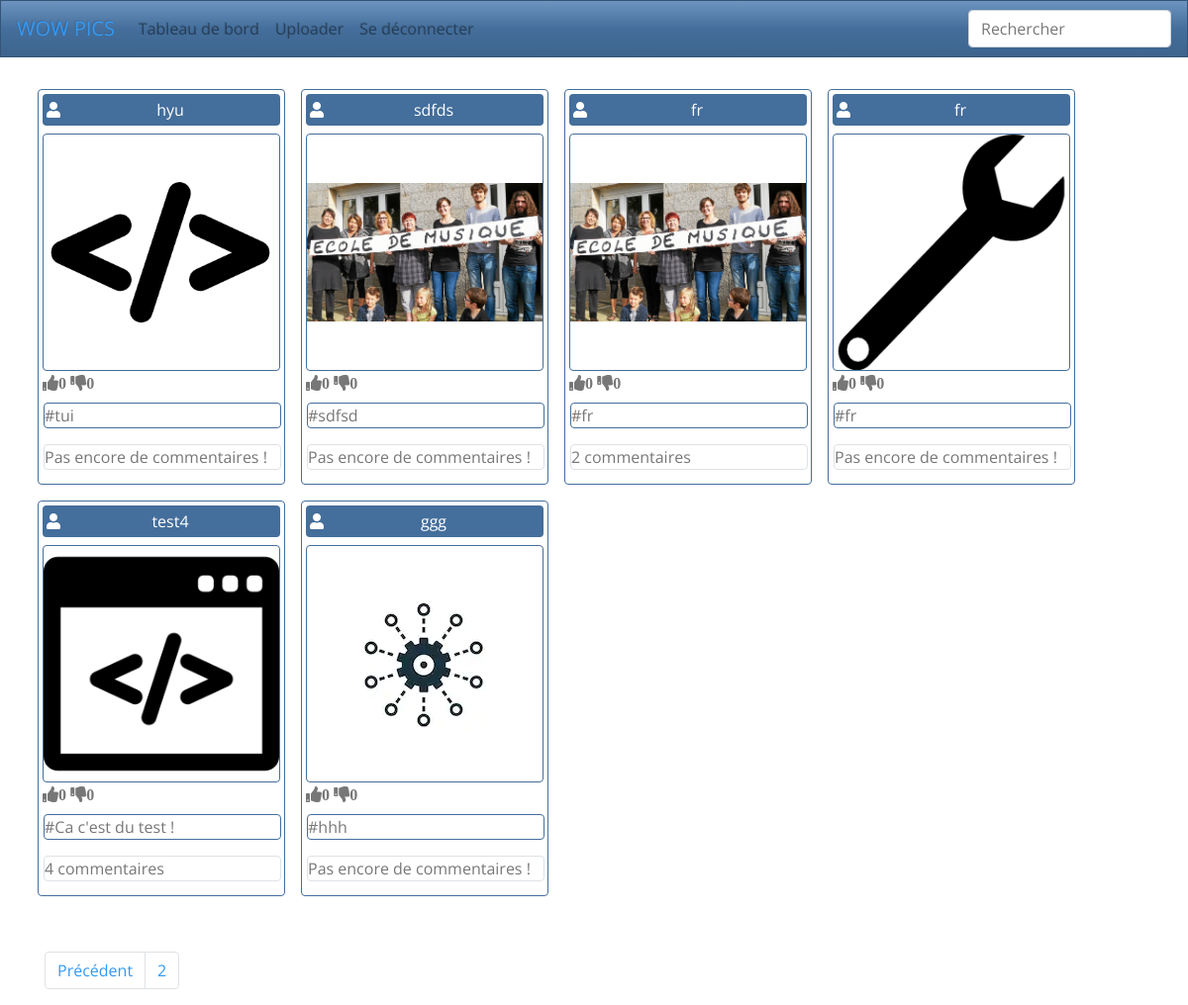
Screenshot of /v1.00/index.php?indexPage=2 (signed in) with the database file from the repository.
### tables this page shows
CREATE TABLE `picture` (
  `idPicture` int(11) NOT NULL,
  `fileName` varchar(255) NOT NULL,
  `status` varchar(30) NOT NULL DEFAULT 'private',
  `link` varchar(255) NOT NULL,
  `tags` text NOT NULL,
  `dateUpload` datetime NOT NULL DEFAULT CURRENT_TIMESTAMP,
  `idUser` int(11) NOT NULL,
  `urlAnonymous` text
);

### v1.00/Controller/ControllerAccueil.php (called while the page is built, shortened)
<?php
class ControllerAccueil
{
    public function renderAccueilInscrit($indexPage = 1)
    {
        if (isset($indexPage))
        {
           $indexPictures = $this->donnerIndexPageBdd($indexPage);
        }
        $accueil = new PictureManager();
        $picturesCount =$accueil->getCountPublicPictures();
        $nbPages = ceil(($picturesCount['pictureCount'])/8);
        $pictures = $accueil->getPublicPictures();
        if($indexPage < 2)
        {
            $pictures = array_slice($pictures, 0, 8);
        }
        else {
            $pictures = array_slice($pictures,$indexPictures,8);
        }
        $resultat = [];
        forEach($pictures as $picture)
        {
            $commentsImage = new CommentManager();
            $comment =$commentsImage->getCommentsCountByPicture($picture->getIdPicture());
            $userName = new UserManager();
            $user = $userName->getUser($picture->getIdUser());
            $votesImage = new VoteManager();
            $voteLike = $votesImage->getVotelike($picture->getIdPicture());
            $voteDislike = $votesImage->getVoteDislike($picture->getIdPicture());
            $resultat[] = array("picture" => $picture,"CommentCount" => $comment,"login" => $user->getLogin(),"VoteLike" => $voteLike,  "VoteDislike" => $voteDislike,"login" => $user->getLogin());
        }
        $vue = new View("Accueil");
        $vue->generer(array("nbPages" => $nbPages, "resultat" => $resultat, "indexPage" => $indexPage));
    }
    private function donnerIndexPageBdd($indexPage)
    {
        $index = 0;
        for ($i = 1; $i < $indexPage ; $i++)
        {
            $index +=8;
        }
        return $index;
    }
}

### v1.00/AutoLoader.php (called while the page is built, shortened)
<?php
 class AutoLoader
 {
    static function autoLoad($className)
    {
        $directories = array("controller", "model", "view", "model/Entity", "model/EntityManager", "Helpers");
        foreach($directories as $directory)
        {
            $file = $directory .'\\' . $className . '.php';
        }
    }
 }

### v1.00/Model/Modele.php (called while the page is built, shortened)
<?php
Abstract class Modele
{
  protected function executeReq($req, $params = null)
  {
   $bdd = Database::getInstance() -> getConnection();
    if($params == null)
    {
      $res = $bdd->query($req);
    }
    else
    {
      $res = $bdd->prepare($req);
      $res->execute($params);
    }
    return $res;
  }
  function hydrate(array $donnees){
    foreach ($donnees as $key => $value ){
        $method = 'set'.ucfirst($key);
    }
  }
}

### v1.00/Model/EntityManager/PictureManager.php (called while the page is built, shortened)
<?php
class PictureManager extends Modele
{
    public function getPublicPictures($limit = 0)
    {
        if($limit !== 0)
        {
            $req='SELECT * FROM picture WHERE status="public" ORDER BY dateUpload DESC LIMIT '. $limit;
        }
        else
        {
            $req='SELECT * FROM picture WHERE status="public" ORDER BY dateUpload DESC';
        }
        $res = $this->executeReq($req);
        $pictures = [];
        while($donnes =$res->fetch(PDO::FETCH_ASSOC))
        {
            $picture = new Picture();
            $picture->hydrate($donnes);
            $pictures[] = $picture;
        }
        return $pictures;
    }
    public function getCountPublicPictures()
    {
        $req = "SELECT COUNT(idPicture) as pictureCount FROM picture WHERE status='public'";
        $res = $this->executeReq($req);
        $res = $res->fetch(PDO::FETCH_ASSOC);
        return $res;
    }
}

### v1.00/Model/Entity/Picture.php (called while the page is built, shortened)
<?php
class Picture extends Modele {
    private $idPicture;
    private $idUser;
    public function getIdPicture()
    {
        return $this->idPicture;
    }
    public function setIdPicture($idPicture)
    {
        $this->idPicture = $idPicture;
        return $this;
    }
    public function setFilename($filename)
    {
        return $this;
    }
    public function setStatus($status)
    {
        return $this;
    }
    public function setLink($link)
    {
        return $this;
    }
    public function setTags($tags)
    {
        return $this;
    }
    public function setDateUpload($dateUpload)
    {
        return $this;
    }
    public function getIdUser()
    {
        return $this->idUser;
    }
    public function setIdUser($idUser)
    {
            $this->idUser = $idUser;
            return $this;
    }
     public function setUrlAnonymous($urlAnonymous)
     {
             return $this;
     }
}

### v1.00/Model/EntityManager/CommentManager.php (called while the page is built, shortened)
<?php
class CommentManager extends Modele
{
    public function getCommentsCountByPicture($idPicture)
    {
        $req = "SELECT COUNT(idComment) FROM comment WHERE idPicture = ? ";
        $res = $this->executeReq($req,array($idPicture));
        $res1 =$res->fetch(PDO::FETCH_ASSOC);
        return $res1;
    }
}

### v1.00/Model/EntityManager/UserManager.php (called while the page is built, shortened)
<?php
class UserManager extends Modele
{
    public function getUser($id)
    {
        $req='SELECT login, password, email FROM user WHERE idUser=?';
        $res = $this->executeReq($req,array($id));
        $res2 = $res->fetch(PDO::FETCH_ASSOC);
        if($res2 != FALSE)
        {
            $user = new User();
            $user->hydrate($res2);
            return $user;
        }
        else
        {
            return false;
        }
    }
}

### v1.00/Model/Entity/User.php (called while the page is built, shortened)
<?php
class User extends Modele {
private $login;
public function getLogin()
{
return $this->login;
}
public function setLogin($login)
{
        $this->login = $login;
        return true;
}
public function setPassword($password)
{
return $this;
}
public function setEmail($email)
{
return $this;
}
public function hydrate(array $donnees){
    foreach ($donnees as $key => $value ){
        $method = 'set'.ucfirst($key);
    }
}
}

### v1.00/View/Accueil.html.php (the view, shortened to what this page needs)
<head>
  <link rel="stylesheet" href="Css/bootstrap.min.css">
  <link rel="stylesheet" href="Css/style.css">
</head>
<body>
<main class="container mt-4">
<div class="row">
    <?php forEach($resultat as $picture)
    {
        ?>
            <div class="carte card border-primary p-1 m-2">
                <div class="d-flex align-items-center text-white bg-primary pl-1 rounded">
                    <i class="fas fa-user" data-toggle="tooltip" data-placement="top" title="<?php echo $picture['login'];?>"></i>
                    <p class="mx-auto my-auto pt-1 pb-1"><?php echo $picture['picture']->getFileName(); ?></p>
                </div>
                <div class="photo border border-primary rounded mt-2 ">
                    <a class="mx-auto my-auto" href="index.php?action=PagePicture&Picture=<?php echo $picture['picture']->getIdPicture(); ?>">
                        <img class="image img-fluid" src="<?php echo $picture["picture"]->getLink(); ?>" alt="picture" position="absolute"/>
                    </a>
                </div>
                <div>
                    <i class="fas fa-thumbs-up" id="like<?php echo $picture['picture']->getIdPicture(); ?>"><span id="spanlike<?php echo $picture['picture']->getIdPicture() ?>"><?php echo $picture['VoteLike'];?></i>
                    <i class="fas fa-thumbs-down" id="dislike<?php echo $picture['picture']->getIdPicture(); ?>"><span id="spandislike<?php echo $picture['picture']->getIdPicture()?>"><?php echo $picture['VoteDislike'];?></i>
                </div>
                <p class="commentaire border border-primary rounded mt-2 "><?php $tags = $picture["picture"]->getTags();
                            $tags = explode(",",$tags);
                            for($i = 0 ; $i <count($tags); $i++)
                            {
                                    echo '#'. $tags[$i] . " ";
                            }
                    ?>
                </p>
                <p class="commentaire border rounded">
                    <?php
                        if ($picture['CommentCount']["COUNT(idComment)"] > 1) {echo $picture['CommentCount']["COUNT(idComment)"] . " commentaires";}
                        else if($picture['CommentCount']["COUNT(idComment)"] == 1) { echo  "1 commentaire";}
                        else {echo "Pas encore de commentaires !";}
                    ?>
                </p>
            </div>
    <?php } ?>
    </div>
    <?php
    if(isset($nbPages))
    {
        if ($nbPages > 1)
        { ?>
            <nav class="mt-5" aria-label="Page navigation example">
            <ul class="pagination">
        <?php
            if($indexPage > 1)
            { ?>
                <li class="page-item"><a class="page-link" href="index.php?indexPage=<?php echo ($indexPage-1); ?>">Précédent</a></li>
            <?php }
            for($i = 0; $i < 3 ; $i ++)
            {
                ?>
                <li class="page-item"><a class="page-link" href="index.php?indexPage=<?php echo ($indexPage+$i); ?>"><?php echo ($indexPage+$i); ?></a></li>
            <?php
            if($indexPage+$i >= $nbPages)
            {
            break;
            }
            }
            { ?>
           <?php }
        } ?>
        </ul>
        </nav>
    <?php }  ?>
</main>
</body>

### v1.00/Css/style.css (style rules this page uses)
.carte { min-width: 250px !important; max-width: 250px!important; min-height: 400px; max-height: 400px; padding: 1px; }
.photo { display:flex; align-content: center; min-width: 240px; max-width: 240px; min-height: 240px; max-height: 240px; }
.image { width:auto; margin: auto; }
.commentaire { min-width: 240px; max-width: 240px; margin-left: 1px; }

### rows the page displays
picture: fileName "hyu", link (picture), VoteLike "0", VoteDislike "0", tags "tui", shows "Pas encore de commentaires !"
picture: fileName "sdfds", link (picture), VoteLike "0", VoteDislike "0", tags "sdfsd", shows "Pas encore de commentaires !"
picture: fileName "fr", link (picture), VoteLike "0", VoteDislike "0", tags "fr", COUNT "2"
picture: fileName "fr", link (picture), VoteLike "0", VoteDislike "0", tags "fr", shows "Pas encore de commentaires !"
picture: fileName "test4", link (picture), VoteLike "0", VoteDislike "0", tags "Ca c'est du test !", COUNT "4"
picture: fileName "ggg", link (picture), VoteLike "0", VoteDislike "0", tags "hhh", shows "Pas encore de commentaires !"

### other values shown
$indexPage+$i "2"
